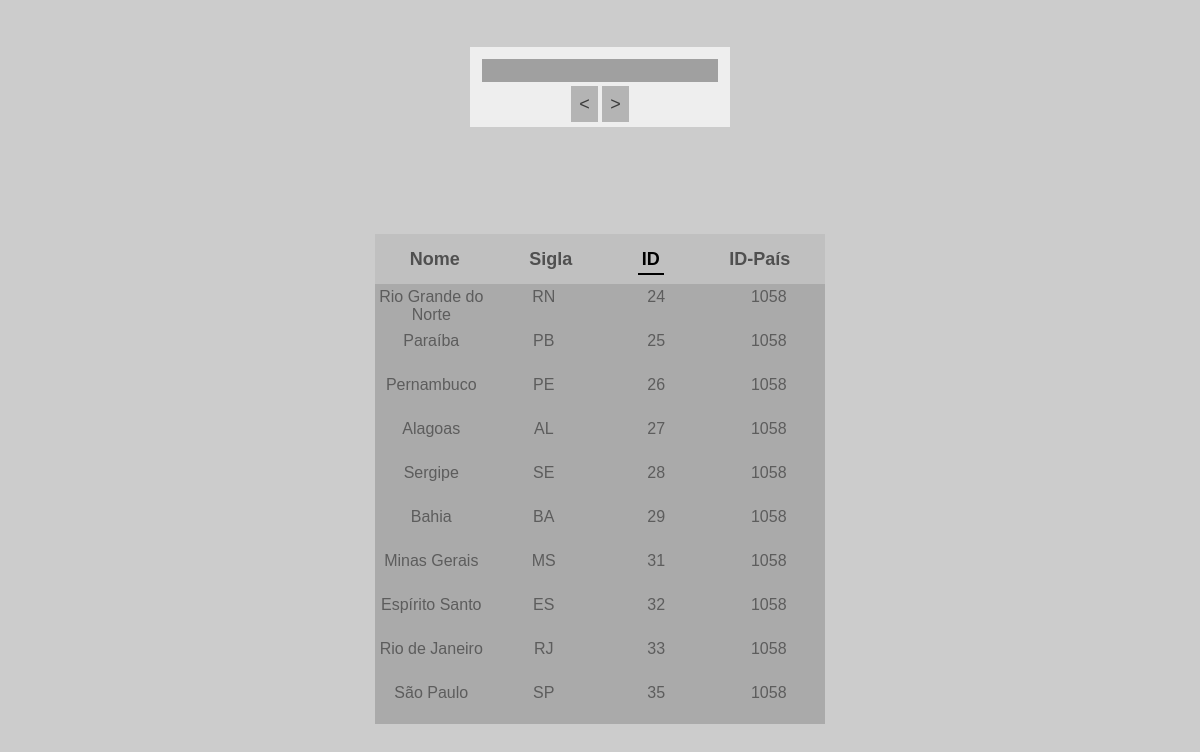
The app's page /paginamento/index.php?page=2&order=Id with its own data.
### tables this page shows
CREATE TABLE `state` (
  `Id` int(10) UNSIGNED NOT NULL,
  `Country_Id` int(11) UNSIGNED NOT NULL,
  `Initials` varchar(5) NOT NULL,
  `Name` varchar(255) NOT NULL
);

### paginamento/index.php (the view, shortened to what this page needs)
<?php
include("baseConnection.php");
$currentPage = intval($_GET["page"]);
$maxItems = 10;
$index = ($currentPage * $maxItems) - 10;
if(isset($_GET["order"])){
	$order = $_GET["order"];
	$query = "select * from state order by $order asc LIMIT $index, $maxItems";
}else{
	$order = "Id";
	$query = "select * from state LIMIT $index, $maxItems";
}
$dump = mysqli_query($connect, $query) or die("Dump nao realizado!");
?>
<!DOCTYPE html>
<html>
<head>
	<link rel="stylesheet" type="text/css" href="style.css">
</head>
<body>
	<div class="form">
		<input type="text" name="input" autocomplete="off" spellcheck="false">
		<div>
			<a href="?page=<?php echo $currentPage - 1 . "&order=$order"; ?>"><</a>
			<a href="?page=<?php echo $currentPage + 1 . "&order=$order"; ?>">></a>
		</div>
	</div>
	<div class="table-box">
		<div id="table">
			<header>
				<ul>
					<li>
						<a <?php
							echo "href='?page=$currentPage&order=Name'";
							if($order == "Name") {echo " class='current-order'";}
						?>>Nome</a>
					</li>
					<li>
						<a <?php
							echo "href='?page=$currentPage&order=Initials'";
							if($order == "Initials") {echo " class='current-order'";}
						?>>Sigla</a>
					</li>
					<li>
						<a <?php
							echo "href='?page=$currentPage&order=Id'";
							if($order == "Id") {echo " class='current-order'";}
						?>>ID</a>
					</li>
					<li>
						<a <?php
							echo "href='?page=$currentPage&order=Country_Id'";
							if($order == "Country_Id") {echo " class='current-order'";}
						?>>ID-País</a>
					</li>
				</ul>
			</header>
			<div id="rows">
				<?php
				while ($row = mysqli_fetch_assoc($dump)) {
					echo "
					<div class='row'>
						<div id='fields-wrapper'>
							<div class='state-name field'>
								".$row['Name']."
							</div>
							<div class='state-initials field'>
								".$row['Initials']."
							</div>
							<div class='state-id field'>
								".$row['Id']."</p>
							</div>
							<div class='state-coutry-id field'>
								".$row['Country_Id']."
							</div>
						</div>
					</div>";
				}
				?>
			</div>
		</div>
	</div>
</body>
</html>

### paginamento/style.css (style rules this page uses)
body { margin: 0; padding: 0; background-color: #cccccc; overflow: hidden; }
* { font-family: arial; }
.form { position: absolute; top: 4%; left: 50%; height: 80px; transform: translateX(-50%); background-color: #eeeeee; box-sizing: border-box; padding: 12px; display: flex; flex-direction: column; justify-content: space-between; align-items: center; }
.form input { border: none; outline: none; background-color: rgba(160,160,160,1); font-size: 18px; color: white; }
.form div a { font-size: 18px; text-decoration: none; padding: 8px; background-color: rgba(180,180,180,1); color: rgba(60,60,60,1); transition: background-color .2s; }
.table-box { position: absolute; top: 20%; width: 100vw; }
#table { position: absolute; left: 50%; transform: translateX(-50%); width: 450px; background-color: #aaaaaa; }
#table header .current-order { position: relative; color: black; }
#table header .current-order::before { content: ""; position: absolute; bottom: -2px; left: 0; width: 100%; height: 2px; background-color: black; }
#table header { position: relative; top: 0; left: 0; width: 100%; height: 50px; background-color: #c0c0c0; }
#table header ul { width: 100%; height: 100%; margin: 0; padding: 0; list-style: none; display: flex; justify-content: space-around; align-items: center; }
#table header ul li a { padding: 4px; color: #00000095; font-size: 18px; font-weight: bold; text-decoration: none; }
#table #rows { width: 100%; }
#table #rows #fields-wrapper { position: absolute; width: 100%; height: 100%; }
#table #rows .row { width: 100%; height: 40px; margin-top: 4px; }
#table #rows .row .field { position: absolute; top: 0; width: 25%; height: 40px; color: #10101080; text-align: center; }
#table #rows .row .state-name { left: 0; }
#table #rows .row .state-initials { left: 25%; }
#table #rows .row .state-id { left: 50%; }
#table #rows .row .state-coutry-id { left: 75%; }

### records on screen
state: Name "Rio Grande do Norte", Initials "RN", Id "24", Country_Id "1058"
state: Name "Paraíba", Initials "PB", Id "25", Country_Id "1058"
state: Name "Pernambuco", Initials "PE", Id "26", Country_Id "1058"
state: Name "Alagoas", Initials "AL", Id "27", Country_Id "1058"
state: Name "Sergipe", Initials "SE", Id "28", Country_Id "1058"
state: Name "Bahia", Initials "BA", Id "29", Country_Id "1058"
state: Name "Minas Gerais", Initials "MS", Id "31", Country_Id "1058"
state: Name "Espírito Santo", Initials "ES", Id "32", Country_Id "1058"
state: Name "Rio de Janeiro", Initials "RJ", Id "33", Country_Id "1058"
state: Name "São Paulo", Initials "SP", Id "35", Country_Id "1058"
